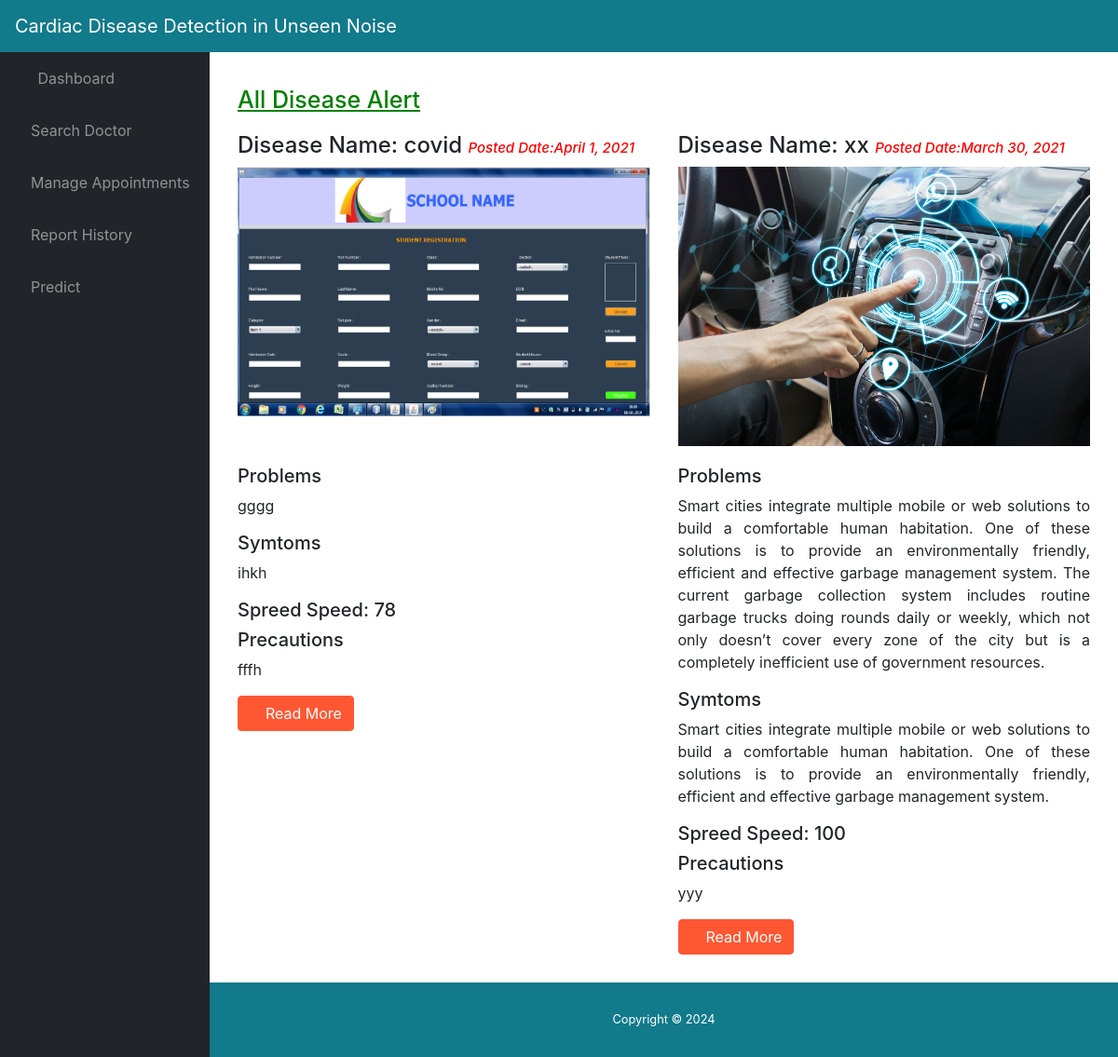
Page /cdisease_alert/ on the committed database.
### app/models.py (models this page shows, shortened)
class Disease_Detail(models.Model):
	disease_name =  models.CharField(max_length=200)
	problem =  models.TextField(max_length=2000)
	symtoms =  models.TextField(max_length=2000)
	speed =  models.CharField(max_length=200)
	precautions =  models.TextField(max_length=2000)
	image = models.FileField('Image',upload_to='documents/')
	link =  models.CharField(max_length=2000,null=True)
	date = models.DateField()

### app/views.py (the view)
# urls.py: path('cdisease_alert/',views.cdisease_alert,name='cdisease_alert'),
def cdisease_alert(request):
	detail = Disease_Detail.objects.all().order_by('-id')
	return render(request,'cdisease_alert.html',{'detail':detail})

### app/templates/cdisease_alert.html
{% include 'customer_header.html' %}
<div class="container">
	<h3 style="color:green;font-size:25px;margin:20px 0;text-decoration:underline">All Disease Alert</h3>
		<div class="row">
	{% for i in detail %}
		<div class="col-md-6">
			<h4>Disease Name: {{i.disease_name}} <span style="color:red;font-size:15px;font-style:italic;">Posted Date:{{i.date}}</span> </h4>
			<img src="/media/{{i.image}}" style="width:100%;height:300px;">
			<h5 style="margin-top:20px;">Problems</h5>
			<p style="text-align:justify;">{{i.problem}}</p>
			<h5>Symtoms</h5>
			<p style="text-align:justify !important;">{{i.symtoms}}</p>
			<h5>Spreed Speed: {{i.speed}}</h5>
			<h5>Precautions</h5>
			<p style="text-align:justify;">{{i.precautions}}</p>
			<a class="btn btn-primary" href="{{i.link}}" target="_blank" style="margin-bottom:30px;">
				  <i class="fa fa-book"></i> Read More </a>
		</div>
	{% endfor %}
	</div>
</div>
{% include 'footer.html' %}

### static/css/style.css (style rules this page uses)
.btn-primary { color: #fff; background-color: #FF5733 !important; border-color: #FF5733 !important; }

### rows in the picture
Disease_Detail: disease_name "covid", date "April 1, 2021", image (picture), problem "gggg", symtoms "ihkh", speed "78", precautions "fffh"
Disease_Detail: disease_name "xx", date "March 30, 2021", image (picture), problem "Smart cities integrate multiple mobile or web solutions to build a comfortable human habitation. One of these solutions is to provide an environmentally friendly, efficient and effective garbage management system. The current garbage collection system includes routine garbage trucks doing rounds daily or weekly, which not only doesn’t cover every zone of the city but is a completely inefficient use of government resources.", symtoms "Smart cities integrate multiple mobile or web solutions to build a comfortable human habitation. One of these solutions is to provide an environmentally friendly, efficient and effective garbage management system.", speed "100", precautions "yyy"
